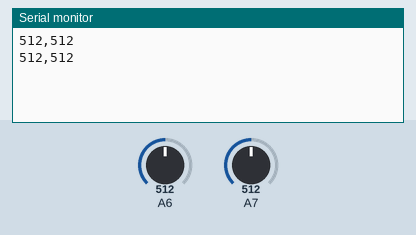
This sketch was run on a simulated Arduino Nano, built with avr-gcc and run on an emulated ATmega328P. On the bench: the last lines printed to the serial monitor. The inputs (shaded band) are chosen by the test bench; at power-on: A6 = 512, A7 = 512.

Above: at 1.8 s.
1.9 s: A6 set to 716
At 2.6 s:
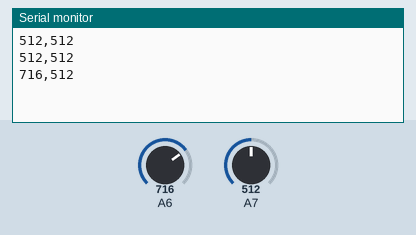
3.4 s: A7 set to 716
At 4.7 s:
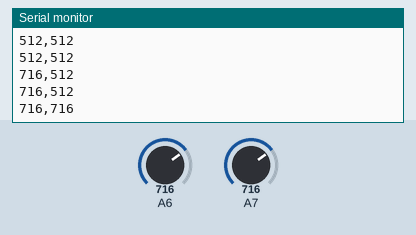
4.9 s: A6 set to 900
At 5.8 s:
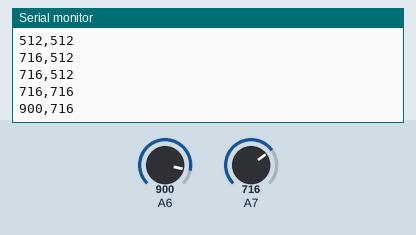
6.4 s: A7 set to 900
At 7.7 s:
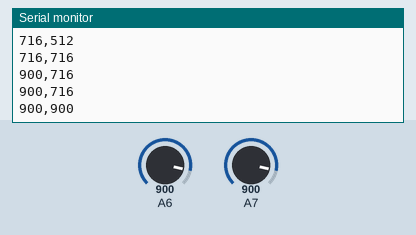
Timing chart, 0 to 8.9 s (numbered marks = the images above; inputs shaded):
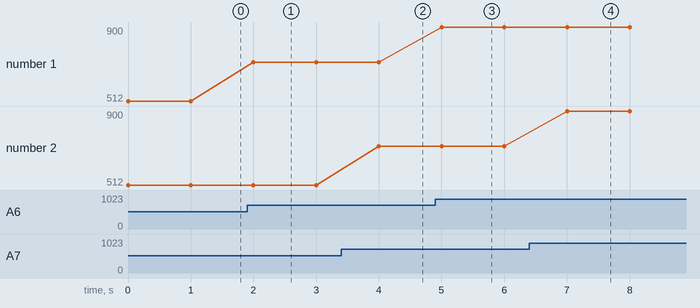

The sketch:

live_graph_arduino.ino
```cpp
void setup()
{
  Serial.begin(9600);
}

void loop()
{
  Serial.print(analogRead(A6));
  Serial.print(",");
  Serial.println(analogRead(A7));

  delay(1000);
}
```

Measured:
- after the input at 1.9 s, the serial monitor: prints a new line after 0.10 s (image 1)
- after the input at 3.4 s, the serial monitor: prints a new line after 0.60 s (image 2)
- after the input at 4.9 s, the serial monitor: prints a new line after 0.10 s (image 3)
- after the input at 6.4 s, the serial monitor: prints a new line after 0.60 s (image 4)
- plotted number 1: 512 → 716 after the input at 1.9 s, 716 → 900 after the input at 4.9 s
